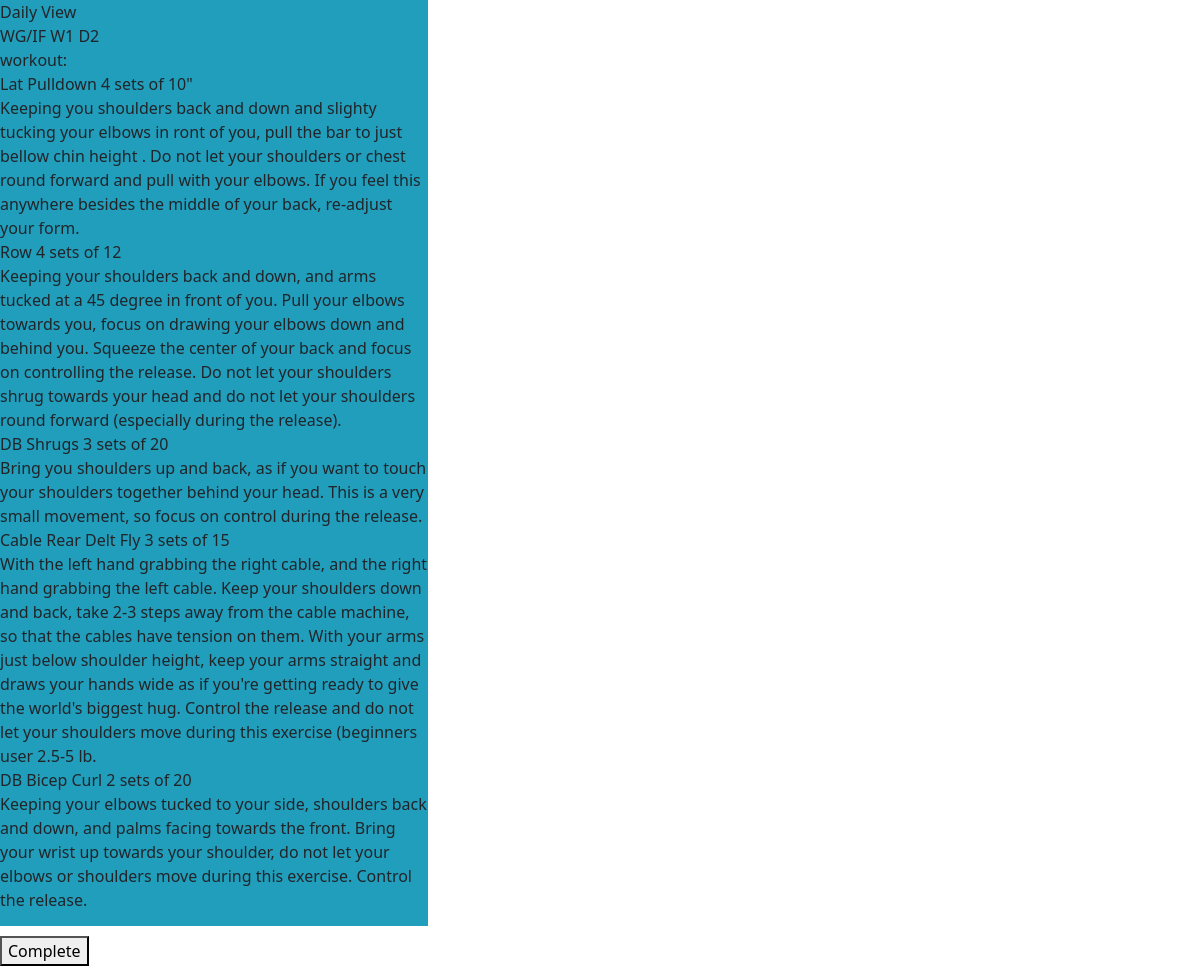
/workouts/daily/wgif-w1-d2 (signed in), run on the app's committed database.
### workout/models.py (models this page shows, shortened)
class SingleWorkout(models.Model):
    name = models.CharField(max_length=128)
    display_name = models.CharField(max_length=128, default='display name')
    exercise_1 = models.TextField(blank=True)
    description_1 = models.TextField(blank=True)
    exercise_2 = models.TextField(blank=True)
    description_2 = models.TextField(blank=True)
    exercise_3 = models.TextField(blank=True)
    description_3 = models.TextField(blank=True)
    exercise_4 = models.TextField(blank=True)
    description_4 = models.TextField(blank=True)
    exercise_5 = models.TextField(blank=True)
    description_5 = models.TextField(blank=True)
    completed_status = models.BooleanField(default=False)
    slug = models.SlugField(null=False, unique=True)
    def __str__(self):
        return self.name

### workout/views.py (the view)
# urls.py: path('daily/<slug:slug>', WorkoutDetailView.as_view(), name="daily"),
class WorkoutDetailView(LoginRequiredMixin, DetailView):
    model = SingleWorkout
    template_name = 'workout/daily_view.html'
    success_url = reverse_lazy("template")
    def get_context_data(self, **kwargs):
        context = super(WorkoutDetailView, self).get_context_data(**kwargs)
        user = FitnessUser.objects.get(pk = self.request.user.pk)
        context['exercise'] = SingleWorkout.objects.get(slug = self.kwargs['slug'])
        context['workouts'] = {}
        for workout in user.completed_workouts.all():
            context['workouts'][workout.name] = workout
        return context

### templates/workout/daily_view.html (shortened to what this page needs)
{% extends 'base.html' %}
{% block content %}
Daily View
<br>
{{exercise}}
<br>
workout:
<br>
{{ exercise.exercise_1 }}
<br>
{{ exercise.description_1 }}
<br>
{{ exercise.exercise_2 }}
<br>
{{ exercise.description_2 }}
<br>
{{ exercise.exercise_3 }}
<br>
{{ exercise.description_3 }}
<br>
{{ exercise.exercise_4 }}
<br>
{{ exercise.description_4 }}
<br>
{{ exercise.exercise_5 }}
<br>
{{ exercise.description_5 }}
<br>
<br>
{% if exercise.name in workouts %}
<h5>Workout Already Completed</h5>
<form method="POST" action="{% url 'remove' slug=exercise.slug %}">
    {% csrf_token %}
    <button type="submit">Reset</button>
</form>
{% else %}
<form method="POST" action="{% url 'update' slug=exercise.slug %}">
    <button type="submit">Complete</button>
</form>
{% endif %}
{% endblock content %}

### static/css/base.css (style rules this page uses)
* { max-width: 428px; max-height: 926px; }
::placeholder { color: #FFB703; }

### data on the page
SingleWorkout: name "WG/IF W1 D2", exercise_1 "Lat Pulldown 4 sets of 10\"", description_1 "Keeping you shoulders back and down and slighty tucking your elbows in ront of you, pull the bar to just bellow chin height . Do not let your shoulders or chest round forward and pull with your elbows. If you feel this anywhere besides the middle of your back, re-adjust your form.", exercise_2 "Row 4 sets of 12", description_2 "Keeping your shoulders back and down, and arms tucked at a 45 degree in front of you. Pull your elbows towards you, focus on drawing your elbows down and behind you. Squeeze the center of your back and focus on controlling the release. Do not let your shoulders shrug towards your head and do not let your shoulders round forward (especially during the release).", exercise_3 "DB Shrugs 3 sets of 20", description_3 "Bring you shoulders up and back, as if you want to touch your shoulders together behind your head. This is a very small movement, so focus on control during the release.", exercise_4 "Cable Rear Delt Fly 3 sets of 15", description_4 "With the left hand grabbing the right cable, and the right hand grabbing the left cable. Keep your shoulders down and back, take 2-3 steps away from the cable machine, so that the cables have tension on them. With your arms just below shoulder height, keep your arms straight and draws your hands wide as if you're getting ready to give the world's biggest hug. Control the release and do not let your shoulders move during this exercise (beginners user 2.5-5 lb.", exercise_5 "DB Bicep Curl 2 sets of 20", description_5 "Keeping your elbows tucked to your side, shoulders back and down, and palms facing towards the front. Bring your wrist up towards your shoulder, do not let your elbows or shoulders move during this exercise. Control the release."
